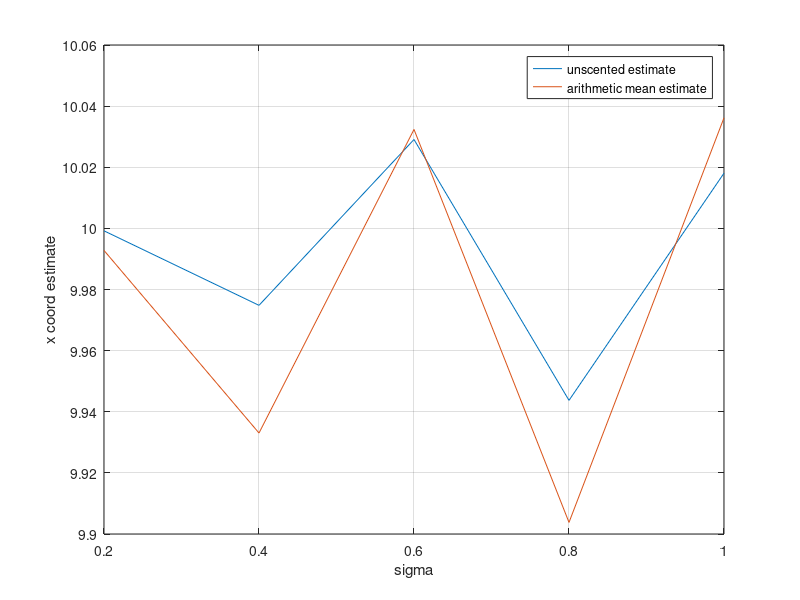
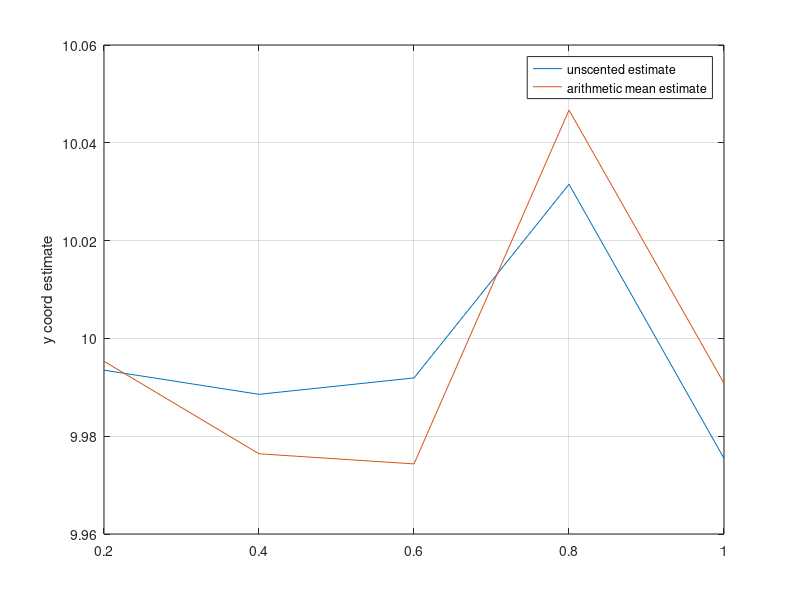
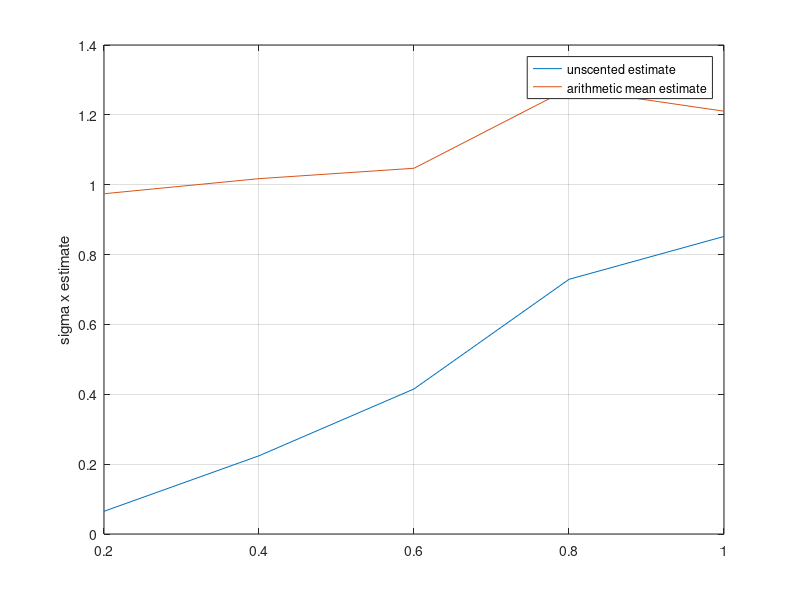
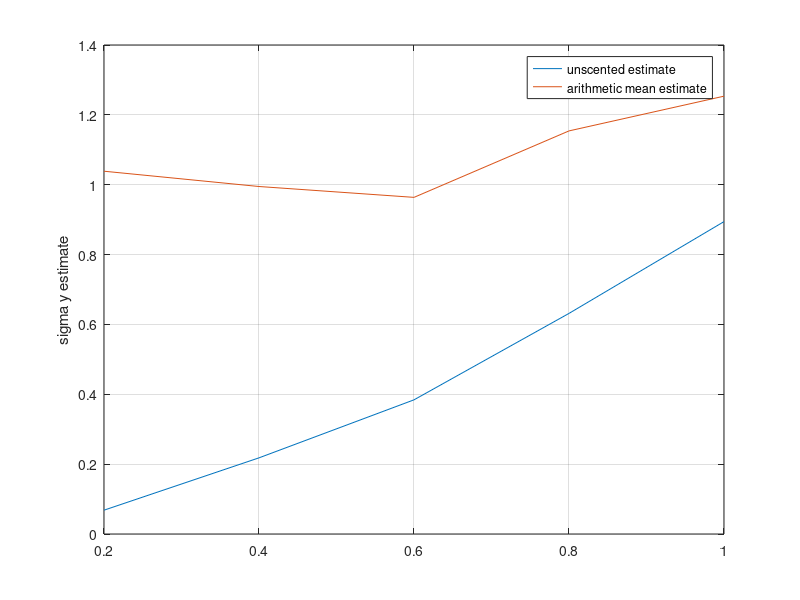

Here is the MATLAB script that generated these plots, in order:
xy = [10;10];
sigma_vector = [0.2, 0.4, 0.6, 0.8, 1.0];
K = length(sigma_vector);
mean_e_vector = zeros(2,K);
mean_m_vector = zeros(2,K);
cov_e_vector = zeros(1,K);
cov_m_vector = zeros(1,K);
sigma_x_vector = zeros(2, K);
sigma_y_vector = zeros(2, K);
for j=1:K
    %% initial data
    R1 = diag([2,sigma_vector(j)]);
    R2 = diag([sigma_vector(j),2]);
    N = 1000;
    eXY = zeros(2,N);
    mXY = zeros(2,N);
    z1 = zeros(2,N);
    z2 = zeros(2,N);
    sum_e = 0;
    sum_m = 0;
    cov_e = 0;
    cov_m = 0;
    %% means
    for i=1:N
        z1(:,i) = [xy(1)+randn*R1(1,1); xy(2)+randn*R1(2,2)];
        z2(:,i) = [xy(1)+randn*R2(1,1); xy(2)+randn*R2(2,2)];
        P = inv(inv(R1) + inv(R2));
        eXY(:,i) = z1(:,i) + P/R2*(z2(:,i) - z1(:,i)); %unscented method?
        mXY(:,i) = (z1(:,i)+z2(:,i))/2; %mean method
        sum_e = eXY(:,i) + sum_e;
        sum_m = mXY(:,i) + sum_m;
    end

    mean_e = sum_e/N;
    mean_m = sum_m/N;

    %% covariation
    for i=1:N
        cov_e = cov_e + [eXY(:,i)-mean_e]*[eXY(:,i)-mean_e]';
        cov_m = cov_m + [mXY(:,i)-mean_m]*[mXY(:,i)-mean_m]';
    end

    cov_e = cov_e/N;
    cov_m = cov_m/N;
    
    %% insert into vector
    mean_e_vector(:, j) = mean_e;
    mean_m_vector(:, j) = mean_m;
    sigma_e_vector(:, j) = [cov_e(1,1), cov_e(2,2)];
    sigma_m_vector(:, j) = [cov_m(1,1), cov_m(2,2)];
    
 %% plots
%     figure;
%     scatter(z1(1,:), z1(2,:),'.b');
%     hold on;
%     grid on;
%     scatter(z2(1,:), z2(2,:),'.g');
%     scatter(eXY(1,:), eXY(2,:),'.r');
%     plot(xy(1),xy(2),'*b');
%     axis([0,20,0,20]);
%     figure;
%     scatter(z1(1,:), z1(2,:),'.b');
%     hold on;
%     grid on;
%     scatter(z2(1,:), z2(2,:),'.g');
%     scatter(mXY(1,:), mXY(2,:),'.r');
%     plot(xy(1),xy(2),'*');
%     axis([0,20,0,20]);
end
%% plots of mean and sigma estimates of x and y
figure;
plot(sigma_vector, mean_e_vector(1, :), sigma_vector, mean_m_vector(1, :));
legend('unscented estimate', 'arithmetic mean estimate');
xlabel('sigma');
ylabel('x coord estimate');
grid on;
figure;
plot(sigma_vector, mean_e_vector(2, :), sigma_vector, mean_m_vector(2, :));
legend('unscented estimate', 'arithmetic mean estimate');
ylabel('y coord estimate');
grid on;
figure;
plot(sigma_vector, sigma_e_vector(1, :), sigma_vector, sigma_m_vector(1, :));
legend('unscented estimate', 'arithmetic mean estimate');
ylabel('sigma x estimate');
grid on;
figure;
plot(sigma_vector, sigma_e_vector(2, :), sigma_vector, sigma_m_vector(2, :));
legend('unscented estimate', 'arithmetic mean estimate');
ylabel('sigma y estimate');
grid on;
saveas(figure(1), '1.png');
saveas(figure(2), '2.png');
saveas(figure(3), '3.png');
saveas(figure(4), '4.png');



